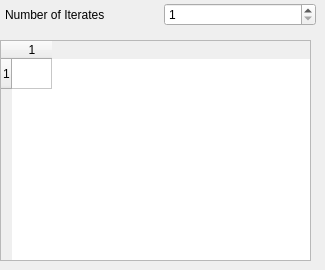
          <widget class="QWidget" name="page_17">
           <widget class="QTableWidget" name="Patch_Size_Input_2">
            <property name="geometry">
             <rect>
              <x>0</x>
              <y>40</y>
              <width>311</width>
              <height>221</height>
             </rect>
            </property>
            <property name="rowCount">
             <number>1</number>
            </property>
            <property name="columnCount">
             <number>1</number>
            </property>
            <attribute name="horizontalHeaderDefaultSectionSize">
             <number>40</number>
            </attribute>
            <row/>
            <column/>
           </widget>
           <widget class="QWidget" name="layoutWidget_5">
            <property name="geometry">
             <rect>
              <x>5</x>
              <y>0</y>
              <width>311</width>
              <height>29</height>
             </rect>
            </property>
            <layout class="QHBoxLayout" name="horizontalLayout_13">
             <item>
              <widget class="QLabel" name="label_49">
               <property name="text">
                <string>Number of Iterates</string>
               </property>
              </widget>
             </item>
             <item>
              <widget class="QSpinBox" name="Scale_by_Size_Iterates_Input">
               <property name="minimum">
                <number>1</number>
               </property>
              </widget>
             </item>
            </layout>
           </widget>
          </widget>
